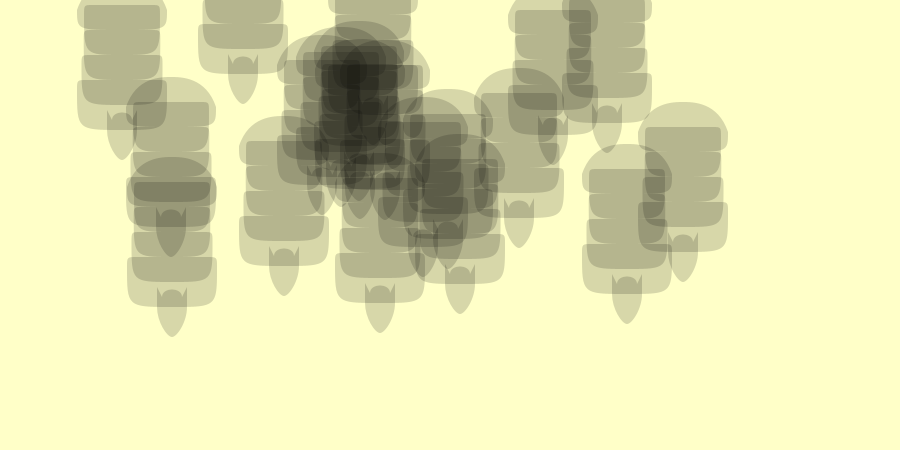
Frame 1 (no input)
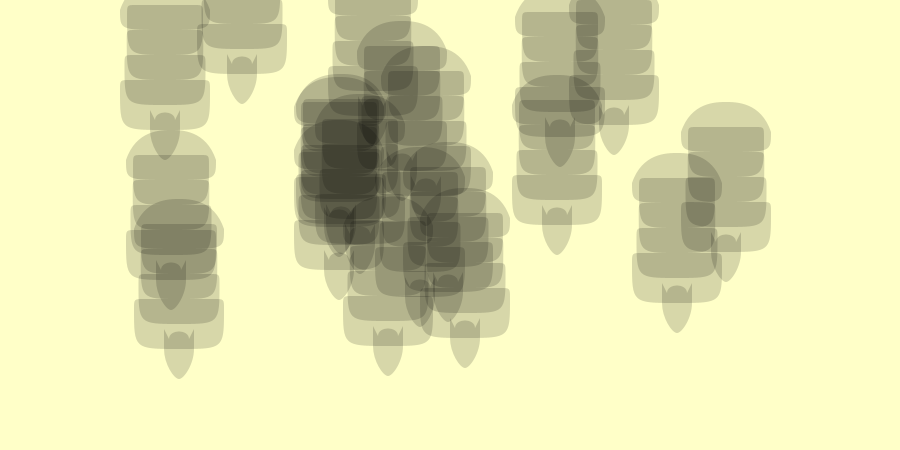
Frame 60 (the mouse pressed at the canvas centre just before this capture)
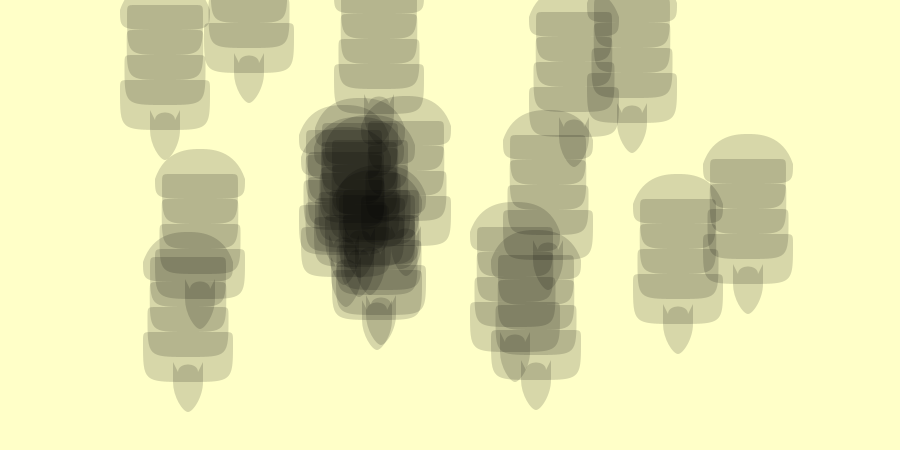
Frame 120 (the mouse held since frame 60 and released just before this capture)

The Processing sketch that drew these frames (run headless with seeded random() and noise(); from frame 60 on, the mouse is pressed at the canvas centre):

// Processing sketch: processing_18850
// ── processing_18850.pde

Arma[] armadillos = new Arma[20];

      
////Initialize values
void setup() {
  
  size(900, 450);
   
  //anti-aliasing
  smooth();
  
  for(int i=0; i<armadillos.length; i++){
   armadillos[i] = new Arma(1, round(random(100,800)), round(random(100,350)), random(.5,1.2)); 
    
  }
  
  
}
 
  void draw(){
     
    
    
    //RGB
    background(255, 255, 200);
 
    //Rectangle draws from center
    rectMode(CENTER);
     
    //Rectangle properties
    
    for(int i=0; i<armadillos.length; i++){
    armadillos[i].armadillo();
    armadillos[i].movement();
    }
  }
   /*
       
   void armadillo( int x, int y) {
    //Armadillo with variable location on grid
    //Head
    //scale(area);
    beginShape();
    vertex(x, y);
    bezierVertex( x + 5, y , x + 15, y - 15 * (spacer/25), x + 15, y - 30 * (spacer/25));
    vertex(x + 15, y - 50 * (spacer/25));
    vertex(x + 10, y - 40 * (spacer/25));
    bezierVertex( x + 10, y - 50 * (spacer/25), x - 10, y - 50 * (spacer/25), x - 10, y - 40 * (spacer/25));
    vertex(x - 15, y - 50 * (spacer/25));
    vertex(x - 15, y - 30 * (spacer/25));
    bezierVertex( x - 15, y - 15 * (spacer/25), x - 5, y, x, y);
    endShape();
     
    float b = 1;
    float c = 1;
    
     
    //Repeat body segments
    for(int a = 0; a < 4; a+=1){
      
      float x1 = x;
      float y1 = y;
      
      //Body Segment
      beginShape();
      vertex(x1, y1 - 30);
      bezierVertex(x1 + b*45, y1 - 30, x1 + b*45, y1 - 30, x1 + b*45, y1 - 70);
      bezierVertex(x1 + b*45, y1 - 80, x1 + b*45, y1 - 80, x1 + b*35, y1 - 80);
      vertex(x1 - b*35, y1 - 80);
      bezierVertex(x1 - b*45, y1 - 80, x1 - b*45, y1 - 80, x1 - b*45, y1 - 70);
      bezierVertex(x1 - b*45, y1 - 30, x1 - b*45, y1 - 30, x1, y1 - 30);
      endShape();
     
      //spacer determines space between segments
      y = y - spacer;     
      b = b*.9*c;
      c = c*1.05;    
      }
    
    
    float x2 = x;
    float y2 = y;
    
    //End Segment
    beginShape();
    vertex(x2, y2 - 30);
    bezierVertex(x2 + 45, y2 - 30, x2 + 45, y2 - 30, x2 + 45, y2 - 50);
    bezierVertex(x2 + 35, y2 - 80, x2 + 10, y2 - 80, x2     , y2 - 80);
    bezierVertex(x2 - 10, y2 - 80, x2 - 35, y2 - 80, x2 - 45, y2 - 50);
    bezierVertex(x2 - 45, y2 - 30, x2 - 45, y2 - 30, x2, y2 - 30);
    endShape();
     }
*/
/*

void armadillocentered( int x, int y) {
    //Armadillo centered on origin
    //Head
    translate(centerX, centerY);
    rotate(angle);
    beginShape();
    vertex(0, 0);
    bezierVertex( 5, 0 , 15, -15 * (spacer/25), 15, -30 * (spacer/25));
    vertex(15, -50 * (spacer/25));
    vertex(10, -40 * (spacer/25));
    bezierVertex( 10, -50 * (spacer/25), -10, -50 * (spacer/25), -10, -40 * (spacer/25));
    vertex(-15, -50 * (spacer/25));
    vertex(-15, -30 * (spacer/25));
    bezierVertex( -15, -15 * (spacer/25), -5, 0, 0, 0);
    endShape();
     
    float b = 1;
    float c = 1;
    x = 0;
    y = 0;
     
    //Repeat body segments
    for(int a = 0; a < 4; a+=1){
      
      float x1 = x;
      float y1 = y;
      
      //Body Segment
      beginShape();
      vertex(x1, y1 - 30);
      bezierVertex(x1 + b*45, y1 - 30, x1 + b*45, y1 - 30, x1 + b*45, y1 - 70);
      bezierVertex(x1 + b*45, y1 - 80, x1 + b*45, y1 - 80, x1 + b*35, y1 - 80);
      vertex(x1 - b*35, y1 - 80);
      bezierVertex(x1 - b*45, y1 - 80, x1 - b*45, y1 - 80, x1 - b*45, y1 - 70);
      bezierVertex(x1 - b*45, y1 - 30, x1 - b*45, y1 - 30, x1, y1 - 30);
      endShape();
     
      //spacer determines space between segments
      y = y - spacer;     
      b = b*.9*c;
      c = c*1.05;    
      }
    
    
    float x2 = x;
    float y2 = y;
    
    //End Segment
    beginShape();
    vertex(x2, y2 - 30);
    bezierVertex(x2 + 45, y2 - 30, x2 + 45, y2 - 30, x2 + 45, y2 - 50);
    bezierVertex(x2 + 35, y2 - 80, x2 + 10, y2 - 80, x2     , y2 - 80);
    bezierVertex(x2 - 10, y2 - 80, x2 - 35, y2 - 80, x2 - 45, y2 - 50);
    bezierVertex(x2 - 45, y2 - 30, x2 - 45, y2 - 30, x2, y2 - 30);
    endShape();
     }

*/
/*
    void movement( ) {
          
     //choose horizontal movement
     if(way1 == 1) {
     centerX = centerX + 1 * dirx * speed;
     steps = steps - 1;
     }
     
     //choose vertical movement
     if(way1 == 0) {
     centerY = centerY + 1 * diry * speed;
     steps = steps - 1;
     }
     
     //change diry horizontal
     if(centerX > (width - 100) || centerX < 100 ) {
       dirx = dirx * -1;
       }
       
       
    //change diry vertical
    if(centerY > (height - 20) || centerY < 200 ) {
      diry = diry * -1;
      }
    
    //change horizontal movement polarity  
    if(rev == 1 && way1 == 1) {
      dirx = dirx * -1;
    }
    
    //change vertical movement polarity 
    if(rev == 1 && way1 == 2) {
      diry = diry * -1;
    }
    
    
    if(steps < 1) {
      //steps determines number of translations
      steps = round(random(4,10));
      //way1 determines movement diry
      way1 = round(random(0,1));
      //rev determines whether translation changes polarity
      rev = round(random(0,1));
    }
    }
    
    
   */ 
    
////////CLASSES//////////////////////////////////////////////////////////////////////////////////////////

class Arma{
  int dirx = 1;    
  int diry = 1;
  int way1 = round(random(0,1));
  int steps = round(random(40,50));
  int spacer = 25;
  int x;
  int y;
  int speed = 1;
  int rev = 0;
  float area;
  
  
  Arma(int _speed, int _x, int _y, float _area) {
    speed = _speed;
    x = _x;
    y = _y;
    area = _area;
  }
  
  void armadillo() {
    //Armadillo with variable location on grid
    //Head
//    scale(area);
    
    noStroke();
    fill(0, 40);
    beginShape();
    vertex(x, y);
    bezierVertex( x + 5, y , x + 15, y - 15 * (spacer/25), x + 15, y - 30 * (spacer/25));
    vertex(x + 15, y - 50 * (spacer/25));
    vertex(x + 10, y - 40 * (spacer/25));
    bezierVertex( x + 10, y - 50 * (spacer/25), x - 10, y - 50 * (spacer/25), x - 10, y - 40 * (spacer/25));
    vertex(x - 15, y - 50 * (spacer/25));
    vertex(x - 15, y - 30 * (spacer/25));
    bezierVertex( x - 15, y - 15 * (spacer/25), x - 5, y, x, y);
    endShape();
     
    float b = 1;
    float c = 1;
    float x1 = x;
    float y1 = y;
     
    //Repeat body segments
    for(int a = 0; a < 4; a+=1){
      
      
      
      //Body Segment
      beginShape();
      vertex(x1, y1 - 30);
      bezierVertex(x1 + b*45, y1 - 30, x1 + b*45, y1 - 30, x1 + b*45, y1 - 70);
      bezierVertex(x1 + b*45, y1 - 80, x1 + b*45, y1 - 80, x1 + b*35, y1 - 80);
      vertex(x1 - b*35, y1 - 80);
      bezierVertex(x1 - b*45, y1 - 80, x1 - b*45, y1 - 80, x1 - b*45, y1 - 70);
      bezierVertex(x1 - b*45, y1 - 30, x1 - b*45, y1 - 30, x1, y1 - 30);
      endShape();
     
      //spacer determines space between segments
      y1 = y1 - spacer;     
      b = b*.9*c;
      c = c*1.05;    
      }
    
    
    float x2 = x;
    float y2 = y1;
    
    //End Segment
    beginShape();
    vertex(x2, y2 - 30);
    bezierVertex(x2 + 45, y2 - 30, x2 + 45, y2 - 30, x2 + 45, y2 - 50);
    bezierVertex(x2 + 35, y2 - 80, x2 + 10, y2 - 80, x2     , y2 - 80);
    bezierVertex(x2 - 10, y2 - 80, x2 - 35, y2 - 80, x2 - 45, y2 - 50);
    bezierVertex(x2 - 45, y2 - 30, x2 - 45, y2 - 30, x2, y2 - 30);
    endShape();
     }
  
  
  
  void armadillocentered() {
    //Armadillo centered on origin
    //Head
    translate(x, y);
//    rotate(angle);
    noStroke();
    fill(0, 40);
    beginShape();
    vertex(0, 0);
    bezierVertex( 5, 0 , 15, -15 * (spacer/25), 15, -30 * (spacer/25));
    vertex(15, -50 * (spacer/25));
    vertex(10, -40 * (spacer/25));
    bezierVertex( 10, -50 * (spacer/25), -10, -50 * (spacer/25), -10, -40 * (spacer/25));
    vertex(-15, -50 * (spacer/25));
    vertex(-15, -30 * (spacer/25));
    bezierVertex( -15, -15 * (spacer/25), -5, 0, 0, 0);
    endShape();
     
    float b = 1;
    float c = 1;
    x = 0;
    y = 0;
    float x1 = x;
    float y1 = y;
    
    //Repeat body segments
    for(int a = 0; a < 4; a+=1){
      
      
      
      //Body Segment
      beginShape();
      vertex(x1, y1 - 30);
      bezierVertex(x1 + b*45, y1 - 30, x1 + b*45, y1 - 30, x1 + b*45, y1 - 70);
      bezierVertex(x1 + b*45, y1 - 80, x1 + b*45, y1 - 80, x1 + b*35, y1 - 80);
      vertex(x1 - b*35, y1 - 80);
      bezierVertex(x1 - b*45, y1 - 80, x1 - b*45, y1 - 80, x1 - b*45, y1 - 70);
      bezierVertex(x1 - b*45, y1 - 30, x1 - b*45, y1 - 30, x1, y1 - 30);
      endShape();
     
      //spacer determines space between segments
      y1 = y1 - spacer;     
      b = b*.9*c;
      c = c*1.05;    
      }
    
    
    float x2 = x;
    float y2 = y1;
    
    //End Segment
    beginShape();
    vertex(x2, y2 - 30);
    bezierVertex(x2 + 45, y2 - 30, x2 + 45, y2 - 30, x2 + 45, y2 - 50);
    bezierVertex(x2 + 35, y2 - 80, x2 + 10, y2 - 80, x2     , y2 - 80);
    bezierVertex(x2 - 10, y2 - 80, x2 - 35, y2 - 80, x2 - 45, y2 - 50);
    bezierVertex(x2 - 45, y2 - 30, x2 - 45, y2 - 30, x2, y2 - 30);
    endShape();
     }
  
  
  
  void movement() {
          
     //choose horizontal movement
     if(way1 == 1) {
     x = x + 1 * dirx * speed;
     steps = steps - 1;
     }
     
     //choose vertical movement
     if(way1 == 0) {
     y = y + 1 * diry * speed;
     steps = steps - 1;
     }
     
     //change diry horizontal
     if(x > (width - 100) || x < 100 ) {
       dirx = dirx * -1;
       }
       
       
    //change diry vertical
    if(y > (height - 20) || y < 200 ) {
      diry = diry * -1;
      }
    
    //change horizontal movement polarity  
    if(rev == 1 && way1 == 1) {
      dirx = dirx * -1;
    }
    
    //change vertical movement polarity 
    if(rev == 1 && way1 == 2) {
      diry = diry * -1;
    }
    
    
    if(steps < 1) {
      //steps determines number of translations
      steps = round(random(4,10));
      //way1 determines movement diry
      way1 = round(random(0,1));
      //rev determines whether translation changes polarity
      rev = round(random(0,1));
    }
    
    
     if (mousePressed && (mouseButton == LEFT) && spacer > 10 && abs(mouseX-x) < 40 && abs(mouseY-y+100) < 100) {
    spacer = spacer - 4;
    } else if (spacer < 25) {
      spacer = spacer + 2;
    }
    
    if ((abs(mouseX - x) < 60) && abs(mouseY - (y - 100)) < 120) {
      speed = 15;
    } else if (mousePressed && (mouseButton == RIGHT)) {
      speed = 30;
    } else {
      speed = 1; 
    }
    
  }
  
  
  
  
  
}
